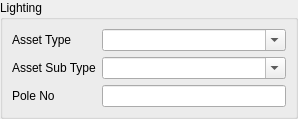
   <widget class="QWidget" name="Lighting_page">
    <layout class="QGridLayout" name="gridLayout_3">
     <property name="margin">
      <number>0</number>
     </property>
     <item row="0" column="0">
      <widget class="QGroupBox" name="Lighting_Group">
       <property name="enabled">
        <bool>true</bool>
       </property>
       <property name="title">
        <string>Lighting</string>
       </property>
       <property name="flat">
        <bool>true</bool>
       </property>
       <property name="checkable">
        <bool>false</bool>
       </property>
       <property name="checked">
        <bool>false</bool>
       </property>
       <layout class="QFormLayout" name="formLayout_4">
        <item row="1" column="1">
         <widget class="QComboBox" name="L_Asset_Type">
          <property name="editable">
           <bool>true</bool>
          </property>
          <item>
           <property name="text">
            <string/>
           </property>
          </item>
          <item>
           <property name="text">
            <string>Park</string>
           </property>
          </item>
          <item>
           <property name="text">
            <string>Safety</string>
           </property>
          </item>
          <item>
           <property name="text">
            <string>Sporting</string>
           </property>
          </item>
         </widget>
        </item>
        <item row="3" column="1">
         <widget class="QComboBox" name="L_Asset_Sub_Type">
          <property name="editable">
           <bool>true</bool>
          </property>
          <item>
           <property name="text">
            <string/>
           </property>
          </item>
          <item>
           <property name="text">
            <string>Sodium (orange)- single</string>
           </property>
          </item>
          <item>
           <property name="text">
            <string>Sodium (orange)- double</string>
           </property>
          </item>
          <item>
           <property name="text">
            <string>Metal Hallide (white)-single</string>
           </property>
          </item>
          <item>
           <property name="text">
            <string>Metal Hallide (white)-double</string>
           </property>
          </item>
          <item>
           <property name="text">
            <string>LED-single-mains</string>
           </property>
          </item>
          <item>
           <property name="text">
            <string>LED-single-solar</string>
           </property>
          </item>
          <item>
           <property name="text">
            <string>LED-double-mains</string>
           </property>
          </item>
          <item>
           <property name="text">
            <string>LED-double-solar</string>
           </property>
          </item>
          <item>
           <property name="text">
            <string>LED-triple-mains</string>
           </property>
          </item>
          <item>
           <property name="text">
            <string>LED-triple-solar</string>
           </property>
          </item>
          <item>
           <property name="text">
            <string>Flood lighting - decorative</string>
           </property>
          </item>
          <item>
           <property name="text">
            <string>Flood lighting - sporting</string>
           </property>
          </item>
         </widget>
        </item>
        <item row="4" column="0">
         <widget class="QLabel" name="label_54">
          <property name="text">
           <string>Pole No</string>
          </property>
         </widget>
        </item>
        <item row="4" column="1">
         <widget class="QLineEdit" name="Pole_No"/>
        </item>
        <item row="3" column="0">
         <widget class="QLabel" name="label_62">
          <property name="text">
           <string>Asset Sub Type</string>
          </property>
         </widget>
        </item>
        <item row="1" column="0">
         <widget class="QLabel" name="label_61">
          <property name="text">
           <string>Asset Type</string>
          </property>
         </widget>
        </item>
       </layout>
      </widget>
     </item>
    </layout>
   </widget>
